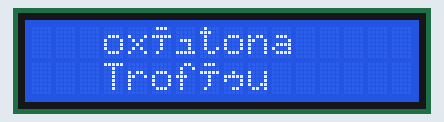
Simulated run of this sketch. Board: Arduino Uno, built with avr-gcc and run on an emulated ATmega328P. On the bench: 16×2 character LCD.

Above: at 0.1 s.

The sketch:

P3Vocalico.ino
```cpp
// Fonte: https://www.filipeflop.com/blog/controlando-um-lcd-16x2-com-arduino/

//Programa: Alfabeto com Display LCD 16 x 2
#include <LiquidCrystal.h>

//Define os pinos que serão utilizados para ligação ao display
LiquidCrystal lcd(12, 11, 5, 4, 3, 2);

void setup()
{
    //Define o número de colunas e linhas do LCD
    lcd.begin(16, 2);
}

void loop()
{
    //Limpa a tela
    lcd.clear();
    //Linha e Coluna que será mostrada o número.
    lcd.setCursor(3, 0);
    //Mostra o oxítona.
    lcd.print("oxítona");

    lcd.setCursor(3, 1);
    // mostra Exemplo
    lcd.print("Troféu");

    delay(3000);

    //Limpa a tela
    lcd.clear();
    //Linha e Coluna que será mostrada o número.
    lcd.setCursor(3, 0);
    //Mostra a paroxítona.
    lcd.print("paroxítona");

    lcd.setCursor(3, 1);
    // Mostra exemplo.
    lcd.print("Vírus");

    //Limpa a tela
    lcd.clear();
    //Linha e Coluna que será mostrada o número.
    lcd.setCursor(3, 0);
    //Mostra a proparoxítona.
    lcd.print("proparoxítona");

    lcd.setCursor(3, 1);
    // Mostra exemplo.
    lcd.print("Ângulo ");

}
```
